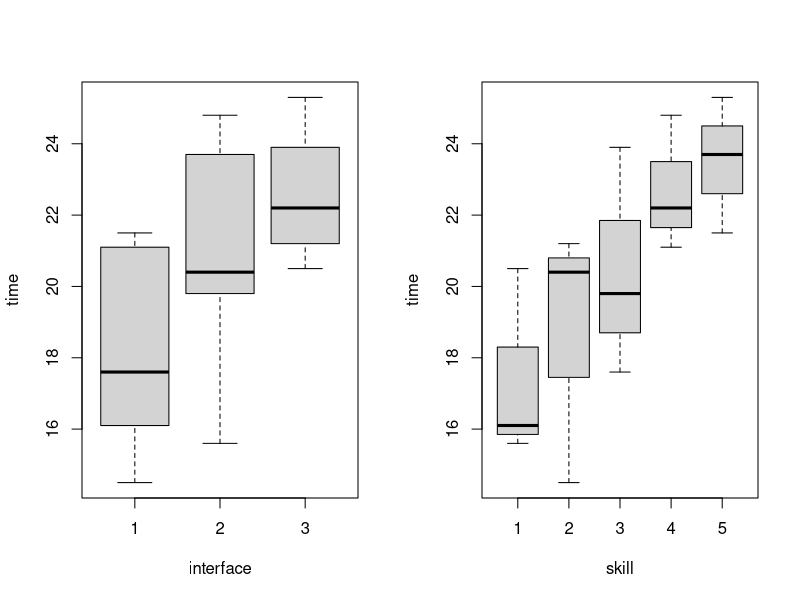
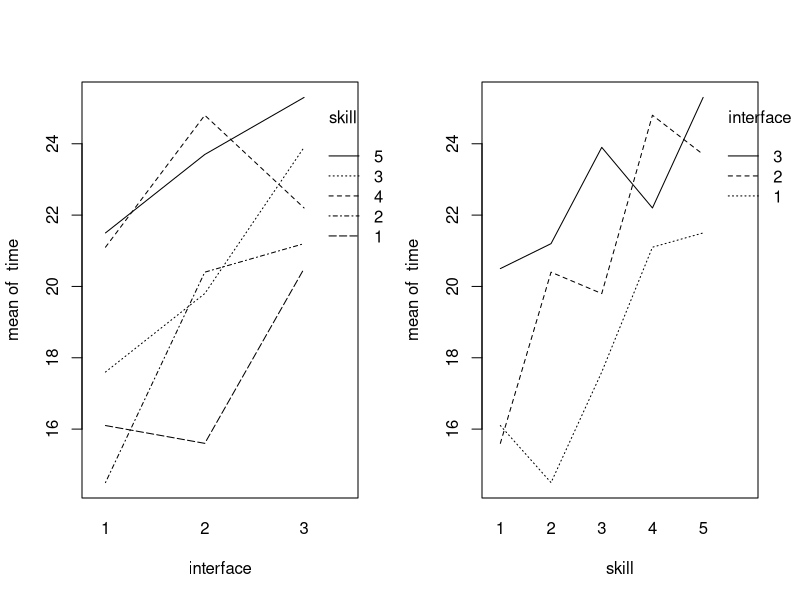
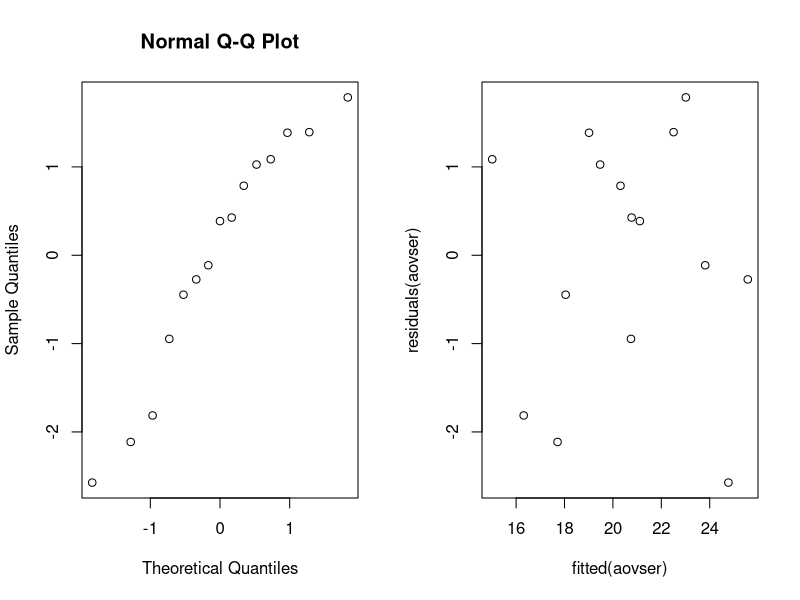
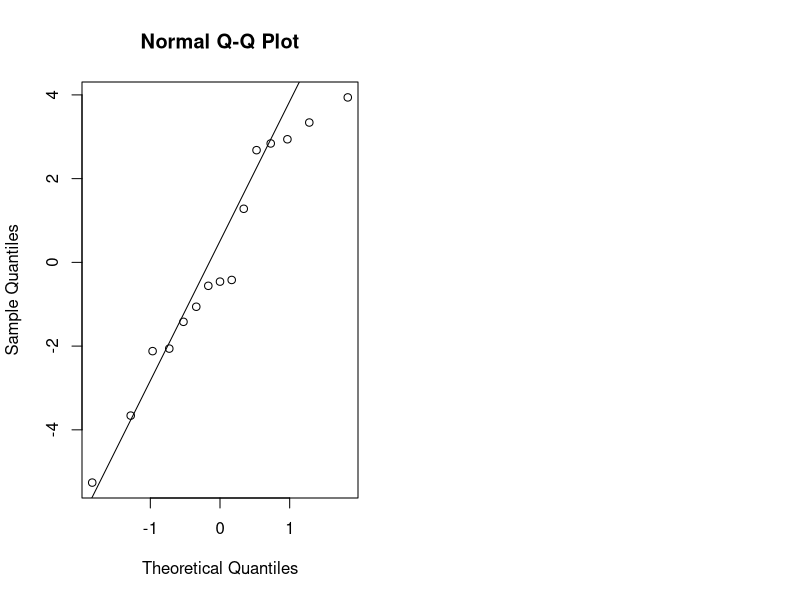

R code for these plots, in order:
library(multcomp)
library(lme4)

# read the data
search = read.table("search.txt", header = TRUE)
attach(search)

##########################
# 1.
##########################

# 3 types of interfaces, 5 types of studends (3 each)
# We make a randomized block design (see lecture 6)

B = 5 # 5 user skill levels
I = 3 # 3 interface types

# number the students in skill order ({1,2,3} is skill 1, {4,5,6} is skill 2, etc.)

blocks = matrix(0, B, I)

for (i in 1:B) {
  blocks[i, ] = sample(((i - 1) * I + 1):(i * I))
}

# in each row, first student goes to interface 1, second to 2 and third to 3
blocks

##########################
# 2.
##########################

# again, randomized block design in lecture 6

# show data in table
# xtabs(time ~ interface + skill, data = search)

par(mfrow = c(1, 2))

# boxplots
boxplot(time ~ interface)
boxplot(time ~ skill)

# interaction plots, I don't know how to read these yet, it asks if any interactions are apparent
interaction.plot(interface, skill, time)
interaction.plot(skill, interface, time)

##########################
# 3.
##########################

# we do a 2-way ANOVA (lecture 5)
search$interface = as.factor(interface)
search$skill = as.factor(skill)
aovser = lm(time ~ interface + skill, data = search)

anova(aovser)

# the null hypothetsis can be rejected, result:
#
# Analysis of Variance Table
#
# Response: time
# Df Sum Sq Mean Sq F value  Pr(>F)
# as.factor(interface)  2 50.465 25.2327  7.8237 0.01310 *
#   as.factor(skill)      4 80.051 20.0127  6.2052 0.01421 *
#   Residuals             8 25.801  3.2252
# ---
#   Signif. codes:  0 ‘***’ 0.001 ‘**’ 0.01 ‘*’ 0.05 ‘.’ 0.1 ‘ ’ 1

##########################
# 4.
##########################

# multiple comparisons (lecture 6, slide 6)
multser = glht(aovser, linfct = mcp(skill = "Tukey"))
summary(multser)
# estimate for skill level 4 and interface 3 (4-3) is 2.267

##########################
# 5.
##########################

# lecture 5, slides 26-27, lecture 6 slide 18
qqnorm(residuals(aovser))
plot(fitted(aovser), residuals(aovser))

# the plots look OK (just like how the slides say :) ), normal dist on QQ, even spread on the second

##########################
# 6.
##########################

# Lecture 6, Friedman
friedman.test(time, interface, skill)
# p-value = 0.04076, we reject the null hypothesis, there is an effect

##########################
# 7.
##########################

# Lecture 4, 1-way ANOVA
aovinter = lm(time ~ interface, data = search)
anova(aovinter)
# p-value = 0.09642, we accept the null hypothesis that the search is the same for all interfaces

# right/wrong??? useful or not????
# since each interface is tested with the same kind of students, this would indicate that the interfaces
# actually do have the same time, so I guess this is useful?

# q-way ANOVA assumes, that the data comes from normal distributions, the plots imply normal distributions so this condition is met.
qqnorm(residuals(aovinter))
qqline(residuals(aovinter))

detach(search)
